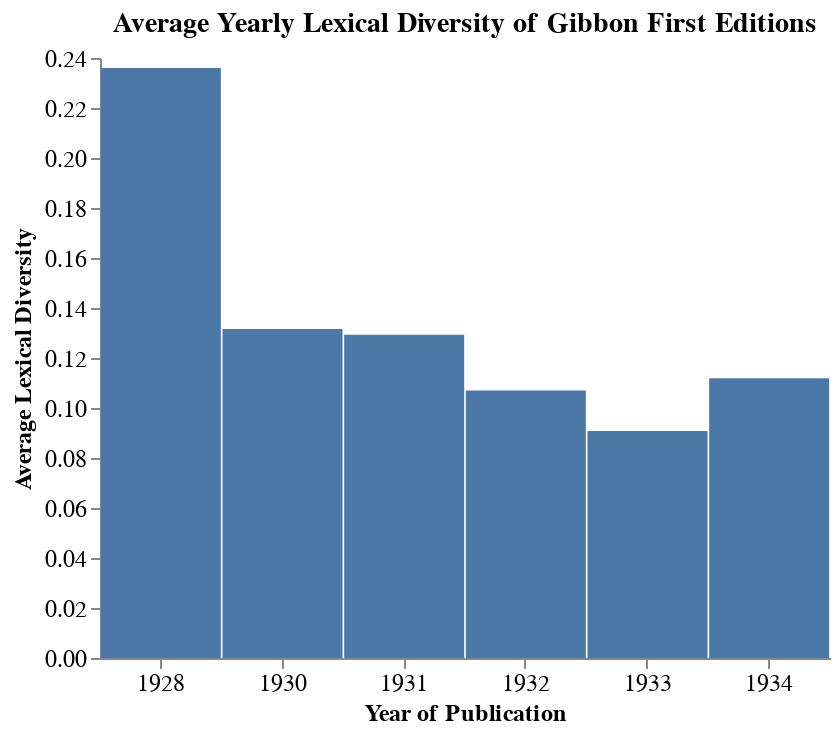

The code cell stored with this chart in its notebook:
### Markdown cell above
Now we can visualize the average lexical diversity score for each year Gibbon published in:

### Code cell
source = pd.DataFrame({
    'Year': pub_years,
    'Average Lexical Diversity': lexdiv_by_year
})

alt.Chart(source, title="Average Yearly Lexical Diversity of Gibbon First Editions").mark_bar(size=60).encode(
    alt.X('Year', axis=alt.Axis(title='Year of Publication'), type='ordinal'),
    alt.Y('Average Lexical Diversity', axis=alt.Axis(title='Average Lexical Diversity'))
).configure_axis(
    grid=False,
    labelFontSize=12,
    titleFontSize=12,
    labelAngle=0
).configure_title(
    fontSize=14,
).configure_view(
    strokeWidth=0
).properties(
    width=365
)

### Figure 1 — Vega-Lite specification as saved in the notebook (floating-point values rounded to 4 significant figures)
{"config": {"view": {"continuousWidth": 400, "continuousHeight": 300, "strokeWidth": 0}, "axis": {"grid": false, "labelAngle": 0, "labelFontSize": 12, "titleFontSize": 12}, "title": {"fontSize": 14}}, "data": {"name": "data-9dd0fe20390cf8ff6c3dbd82d7eb4a23"}, "mark": {"type": "bar", "size": 60}, "encoding": {"x": {"type": "ordinal", "axis": {"title": "Year of Publication"}, "field": "Year"}, "y": {"type": "quantitative", "axis": {"title": "Average Lexical Diversity"}, "field": "Average Lexical Diversity"}}, "title": "Average Yearly Lexical Diversity of Gibbon First Editions", "width": 365, "$schema": "https://vega.github.io/schema/vega-lite/v4.8.1.json", "datasets": {"data-9dd0fe20390cf8ff6c3dbd82d7eb4a23": [{"Year": 1928, "Average Lexical Diversity": 0.236}, {"Year": 1930, "Average Lexical Diversity": 0.1316}, {"Year": 1931, "Average Lexical Diversity": 0.1293}, {"Year": 1932, "Average Lexical Diversity": 0.107}, {"Year": 1933, "Average Lexical Diversity": 0.09078}, {"Year": 1934, "Average Lexical Diversity": 0.1119}]}}
